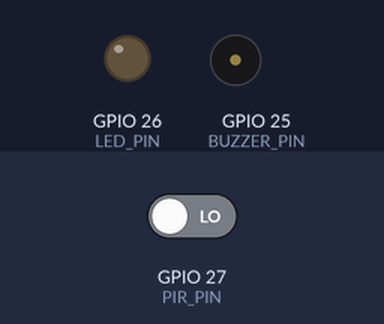
Simulated run of this sketch. Board: ESP32. Shown: output pins drawn as LEDs (lit = HIGH), buzzer (waves = sounding, pin HIGH). The inputs (shaded band) are chosen by the test bench; at power-on: GPIO 27 (PIR_PIN) LOW. WiFi joins after 1.5 s; servers stay silent unless stated; what the sketch prints to the serial monitor is not drawn.

Above: at 2.7 s.
2.8 s: GPIO 27 (PIR_PIN) driven HIGH
At 3.8 s:
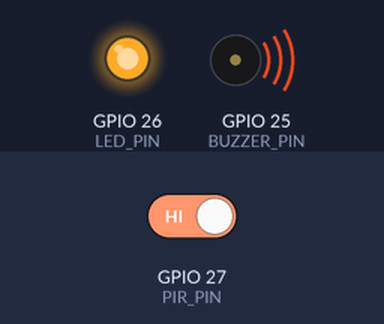
Timing chart, 0 to 9.3 s (numbered marks = the images above; inputs shaded):
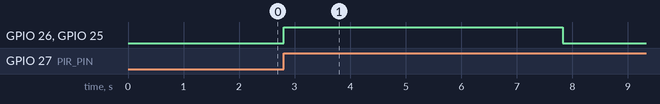

The sketch:

Source_Code.ino
```cpp
#include <WiFi.h>
#include <WebServer.h>

const char* ssid = "Wokwi-GUEST";
const char* password = "";

WebServer server(80);

// Pin connections
const int PIR_PIN = 27;
const int LED_PIN = 26;
const int BUZZER_PIN = 25;

int motionCount = 0;
int previousMotion = LOW;

bool alarmActive = false;
unsigned long alarmStartTime = 0;

// Web page
void handleRoot() {

  int motion = digitalRead(PIR_PIN);

  String status;
  String alarm;

  if (motion == HIGH) {
    status = "INTRUSION DETECTED!";
    alarm = "ON";
  } else {
    status = "SYSTEM SECURE";
    alarm = "OFF";
  }

  String html = "<!DOCTYPE html>";
  html += "<html>";
  html += "<head>";
  html += "<meta http-equiv='refresh' content='2'>";
  html += "<title>Smart Security System</title>";
  html += "</head>";

  html += "<body>";
  html += "<h1>SMART SECURITY SYSTEM</h1>";

  html += "<h2>Status: " + status + "</h2>";
  html += "<p>Motion Events: " + String(motionCount) + "</p>";
  html += "<p>Alarm: " + alarm + "</p>";

  html += "</body>";
  html += "</html>";

  server.send(200, "text/html", html);
}

void setup() {

  Serial.begin(115200);

  pinMode(PIR_PIN, INPUT);
  pinMode(LED_PIN, OUTPUT);
  pinMode(BUZZER_PIN, OUTPUT);

  digitalWrite(LED_PIN, LOW);
  digitalWrite(BUZZER_PIN, LOW);

  Serial.println("Connecting to WiFi...");

  WiFi.begin(ssid, password);

  while (WiFi.status() != WL_CONNECTED) {
    delay(500);
    Serial.print(".");
  }

  Serial.println();
  Serial.println("WiFi Connected!");

  Serial.print("IP Address: ");
  Serial.println(WiFi.localIP());

  server.on("/", handleRoot);

  server.begin();

  Serial.println("Web Server Started");
}

void loop() {

  server.handleClient();

  int motion = digitalRead(PIR_PIN);

  // New motion detected
  if (motion == HIGH && previousMotion == LOW) {

    motionCount++;

    alarmActive = true;
    alarmStartTime = millis();

    digitalWrite(LED_PIN, HIGH);
    digitalWrite(BUZZER_PIN, HIGH);

    Serial.println("==============================");
    Serial.println("INTRUSION DETECTED!");
    Serial.print("Motion Events: ");
    Serial.println(motionCount);
    Serial.println("LED: ON");
    Serial.println("BUZZER: ON");
  }

  // Automatically stop alarm after 5 seconds
  if (alarmActive && millis() - alarmStartTime >= 5000) {

    alarmActive = false;

    digitalWrite(LED_PIN, LOW);
    digitalWrite(BUZZER_PIN, LOW);

    Serial.println("Alarm automatically stopped.");
    Serial.println("System Secure.");
  }

  previousMotion = motion;

  delay(50);
}
```

Measured:
- after the input at 2.8 s, GPIO 26 (LED_PIN), GPIO 25 (BUZZER_PIN): LOW → HIGH at once, → LOW 5.0 s later
